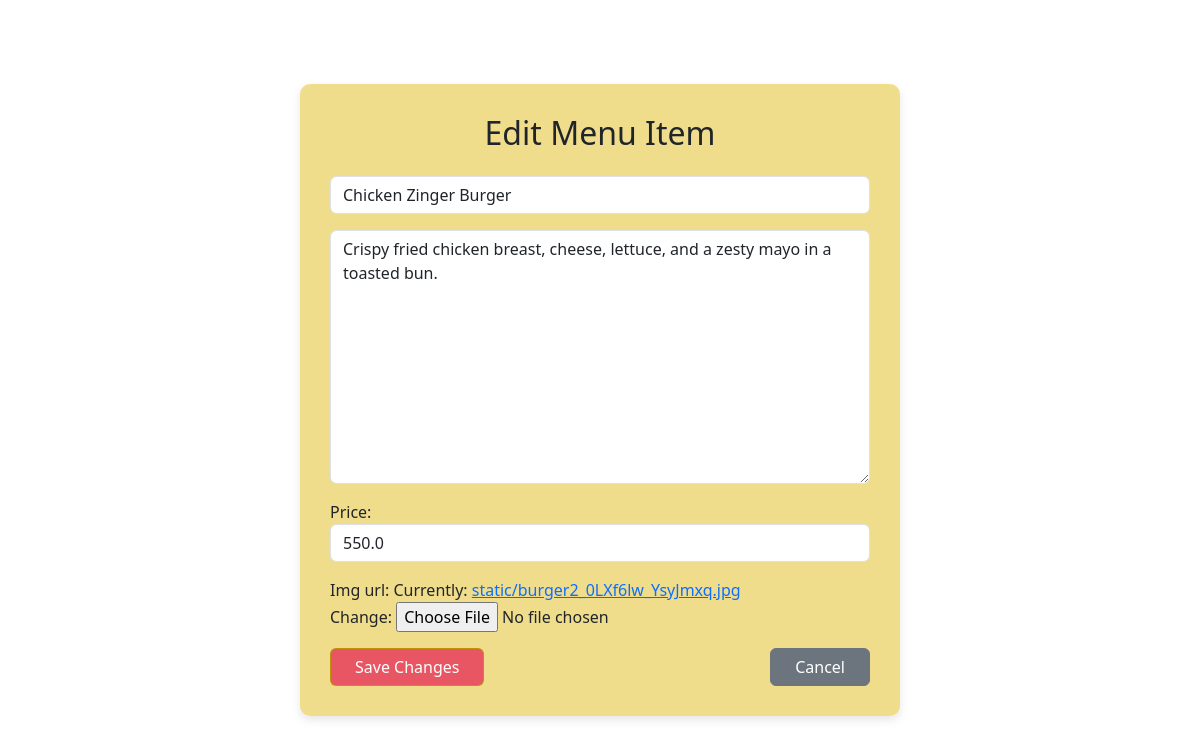
The page /edit_menu/4/ on the database its author committed.
### webstore/models.py (models this page shows, shortened)
class Menu(models.Model):
    name = models.CharField(max_length=50)
    description = models.CharField(max_length=400)
    price = models.FloatField()
    img_url = models.ImageField(upload_to='static/')

### webstore/views.py (the view)
# urls.py: path('edit_menu/<int:item_id>/', views.edit_menu, name='edit_menu'),
def edit_menu(request, item_id):
    item = get_object_or_404(Menu, id=item_id)
    if request.method == 'POST':
        form = AddMenuForm(request.POST, request.FILES, instance=item)  # Include request.FILES here
        if form.is_valid():
            form.save()
            return redirect('manage_menu')
    else:
        form = AddMenuForm(instance=item)
    return render(request, 'edit_menu.html', {'form': form})

### webstore/forms.py
class AddMenuForm(forms.ModelForm):
    name = forms.CharField(required=True, widget=forms.widgets.TextInput(attrs={"placeholder":"First Name", "class":"form-control"}), label="")
    description = forms.CharField(required=True, widget=forms.widgets.Textarea(attrs={"placeholder":"Description", "class":"form-control"}), label="")
    price=forms.FloatField(widget=forms.NumberInput(attrs={'step': 0.01,'placeholder': 'Enter price','min': '0', "class":"form-control"}),label='Price')
    class Meta:
        model = Menu
        exclude = ("user",)

### webstore/templates/edit_menu.html (shortened to what this page needs)
<!DOCTYPE html>
<html lang="en">
<head>
    <link rel="stylesheet" href="https://cdn.jsdelivr.net/npm/bootstrap@5.3.0/dist/css/bootstrap.min.css">
</head>
<body>
    <div class="edit-container">
        <div class="edit-card">
            <h2 class="text-center mb-4">Edit Menu Item</h2>
            <form method="post">
                {{ form.as_p }}
                <div class="d-flex justify-content-between">
                    <button type="submit" class="btn btn-primary px-4">Save Changes</button>
                    <a href="{% url 'manage_menu' %}" class="btn btn-secondary px-4">Cancel</a>
                </div>
            </form>
        </div>
    </div>
</body>
</html>

### webstore/templates/edit_menu.html (style rules this page uses)
body { background-color: white; }
.edit-container { display: flex; justify-content: center; align-items: center; height: 100vh; }
.edit-card { background: #eed97ee3; padding: 30px; border-radius: 10px; box-shadow: 0px 4px 10px rgba(0, 0, 0, 0.1); width: 50%; }
.btn-primary { background-color: #e75662; border-color: #bd9805e7; }
.btn-secondary { background-color: #6c757d; border-color: #6c757d; }

### rows shown on the page
Menu: name "Chicken Zinger Burger", description "Crispy fried chicken breast, cheese, lettuce, and a zesty mayo in a toasted bun.", price "550.0"
